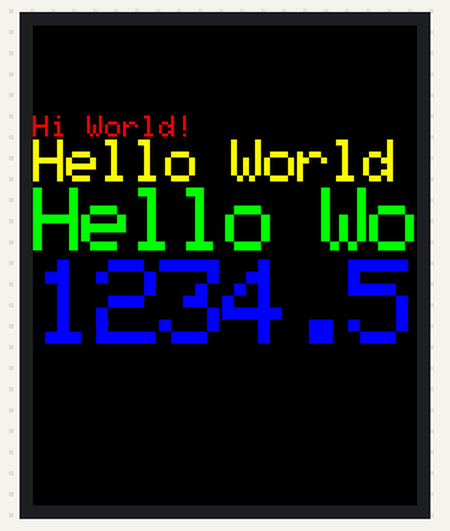
This program was run on a simulated pyboard running MicroPython. Shown: 128×160 colour display. Library files of the repository ran but are not shown: st7735.py, sysfont.py. At 1.9 s the program stops and its outputs stay as they are.

Above: at 0.3 s.

The program:

example-hello-world.py
```python
from pyb import SPI, Pin
from st7735 import TFT
from sysfont import sysfont

import time

# TFT       Nicla Vision
# ----------------------
# LED/BLK   VDDIO_EXT
# SCK       SCLK
# SDA       COPI
# A0/DC     D1
# RESET     D0
# СS        CS
# GND       GND
# VCC       VDDIO_EXT

cs = Pin("CS", Pin.OUT_OD)
reset = Pin("D0", Pin.OUT_PP)
dc = Pin("D1", Pin.OUT_PP)

spi = SPI(4, SPI.MASTER, baudrate=20000000, polarity=0, phase=0)


def tftprinttest(font):
    tft.fill(TFT.BLACK)
    v = 30
    tft.text((0, v), "Hi World!", TFT.RED, font, 1, nowrap=True)
    v += font["Height"]
    tft.text((0, v), "Hello World!", TFT.YELLOW, font, 2, nowrap=True)
    v += font["Height"] * 2
    tft.text((0, v), "Hello World!", TFT.GREEN, font, 3, nowrap=True)
    v += font["Height"] * 3
    tft.text((0, v), str(1234.567), TFT.BLUE, font, 4, nowrap=True)
    time.sleep_ms(1500)


def test_main():
    tftprinttest(sysfont)
    time.sleep_ms(100)


if __name__ == "__main__":

    spi = SPI(4, SPI.MASTER, baudrate=20000000, polarity=0, phase=0)

    tft = TFT(spi, dc, reset, cs, 128, 160)
    tft.initr()
    tft.rgb(True)
    test_main()
```
